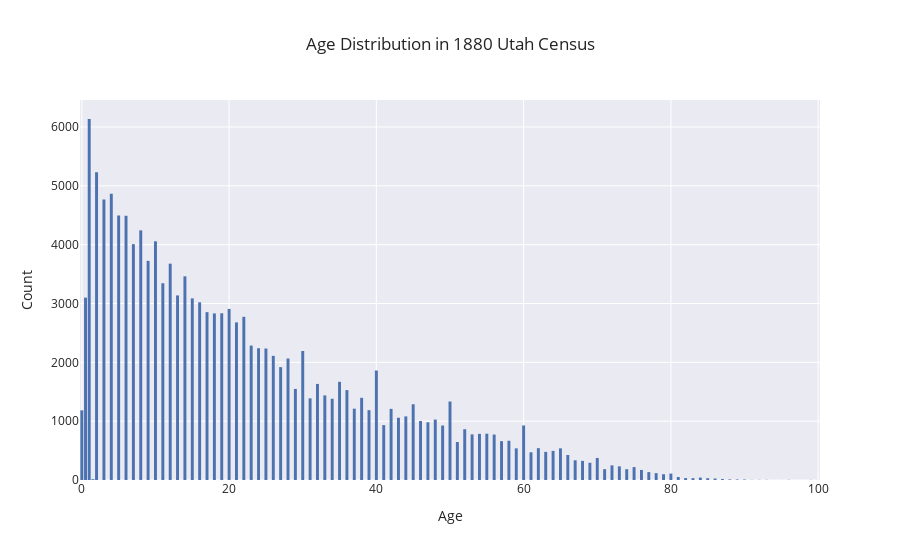

The cell this chart's notebook holds for it:
### Markdown cell above
## Creating Your First Plotly Visualization

Let's create our first Plotly visualization - a histogram showing the age distribution of people in the 1880 Utah census.

### Code cell
# Create a histogram of ages
fig = px.histogram(census_df, x='age', 
                  title='Age Distribution in 1880 Utah Census',
                  labels={'age': 'Age', 'count': 'Number of People'},
                  template='seaborn')

# Update the layout
fig.update_layout(
    xaxis_title_text='Age',
    yaxis_title_text='Count',
    bargap=0.2,
)

# Display the plot
fig.show()

### Figure 1 — Plotly figure (JSON) as saved in the notebook; plotly's stock layout.template omitted (floating-point values rounded to 4 significant figures; data arrays with more than 128 entries replaced by an {"elided": "..."} marker saying what was removed)
{"data": [{"alignmentgroup": "True", "bingroup": "x", "hovertemplate": "Age=%{x}<br>count=%{y}<extra></extra>", "legendgroup": "", "marker": {"color": "rgb(76,114,176)", "pattern": {"shape": ""}}, "name": "", "offsetgroup": "", "orientation": "v", "showlegend": false, "type": "histogram", "x": {"elided": "142711 float values"}, "xaxis": "x", "yaxis": "y"}], "layout": {"bargap": 0.2, "barmode": "relative", "legend": {"tracegroupgap": 0}, "title": {"text": "Age Distribution in 1880 Utah Census"}, "xaxis": {"anchor": "y", "domain": [0, 1], "title": {"text": "Age"}}, "yaxis": {"anchor": "x", "domain": [0, 1], "title": {"text": "Count"}}}}
